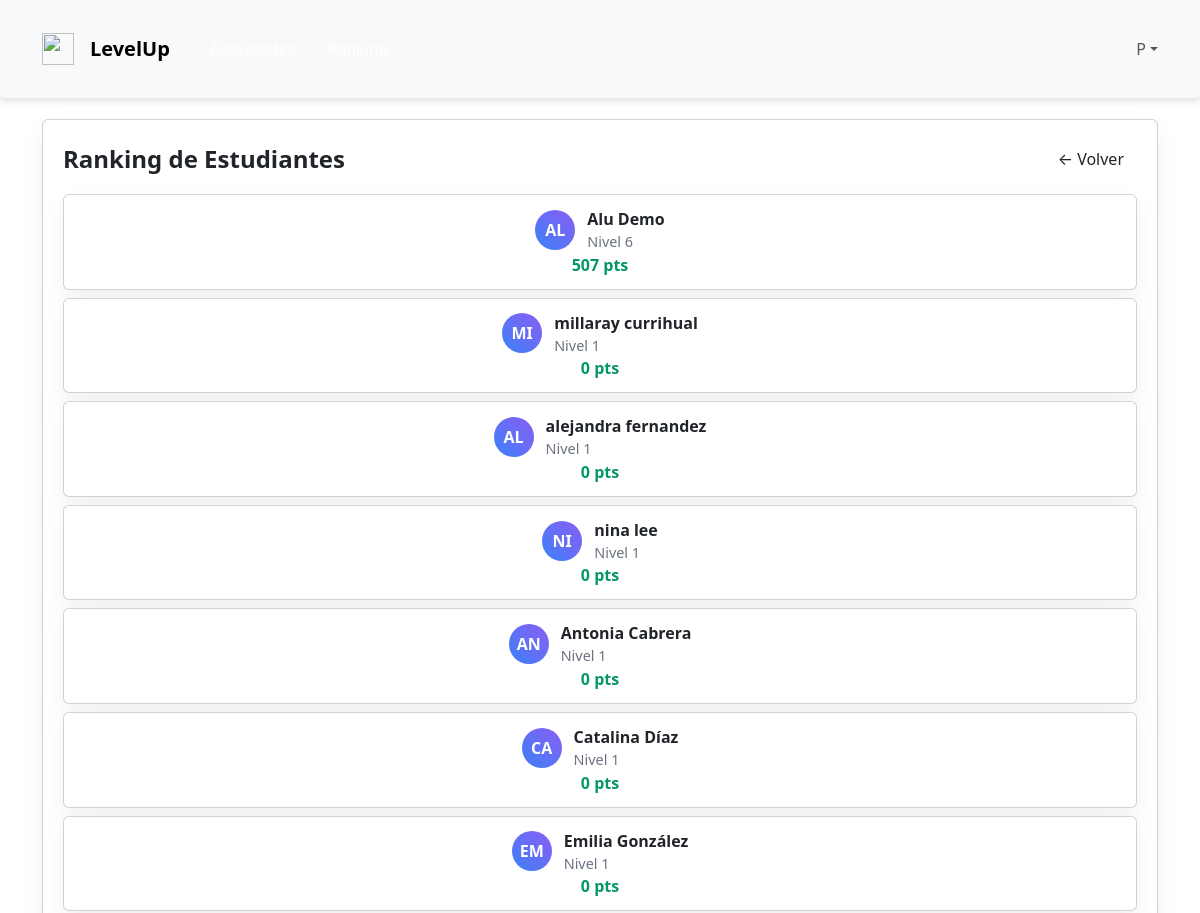
The page /ranking/ (signed in, upper part) on the database as committed earlier.
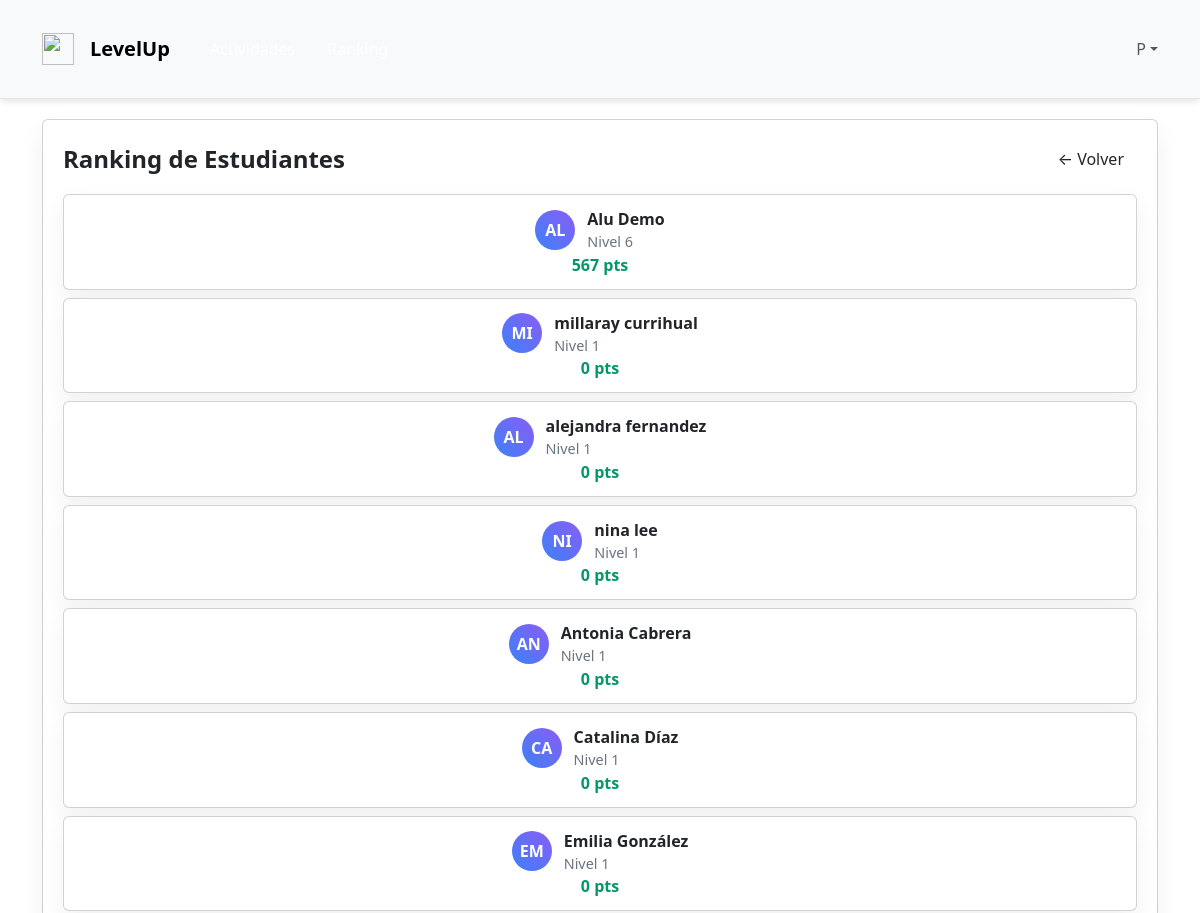
The same page on the database as committed later.
### LevelUp/models.py (models this page shows, shortened)
class Estudiante(models.Model):
    usuario = models.OneToOneField(Usuario, on_delete=models.CASCADE, primary_key=True)
    nivel = models.IntegerField(default=1)
    curso = models.CharField(max_length=50)
    puntos = models.IntegerField(default=0)
    medallas = models.IntegerField(default=0)

class Usuario(AbstractUser):
    class Rol(models.TextChoices):
        ESTUDIANTE    = "ESTUDIANTE", "Estudiante"
        DOCENTE       = "DOCENTE", "Docente"
        ADMINISTRADOR = "ADMINISTRADOR", "Administrador"
    rol = models.CharField(
        max_length=20,
        choices=Rol.choices,
        default=Rol.ESTUDIANTE,
    )
    rut = models.CharField(max_length=12, unique=True, validators=[validar_formato_rut])
    email = models.EmailField(max_length=128, unique=True)
    rol = models.CharField(max_length=20, choices=Rol.choices)

### LevelUp/views.py (the view)
# urls.py: path("ranking/", views.ranking_view, name="ranking"),
@login_required
def ranking_view(request):
    estudiantes_top = Estudiante.objects.order_by("-puntos").select_related("usuario")[:20]
    return render(request, "LevelUp/ranking.html", {"estudiantes_top": estudiantes_top})

### LevelUp/templates/LevelUp/ranking.html (shortened to what this page needs)
{% extends "LevelUp/base.html" %}
{% block content %}
<main class="min-h-screen">
  <div class="container">
    <div class="card">
      <div class="card-content">
        <div style="display:flex; justify-content:space-between; align-items:center;">
          <h1 style="margin:0; font-size:1.5rem; font-weight:800;">Ranking de Estudiantes</h1>
          <a href="{% url 'home' %}" class="btn btn-outline">← Volver</a>
        </div>
        <ul style="list-style:none; padding:0; margin:1rem 0 0; display:grid; gap:.5rem;">
          {% for e in estudiantes_top %}
            <li class="card" style="padding:.75rem 1rem; display:flex; align-items:center; justify-content:space-between;">
              <div style="display:flex; align-items:center; gap:.75rem;">
                <div class="leaderboard-avatar">
                  {{ e.usuario.first_name|default:e.usuario.username|slice:":2"|upper }}
                </div>
                <div>
                  <div style="font-weight:600;">
                    {{ e.usuario.get_full_name|default:e.usuario.username }}
                  </div>
                  <div style="color:#6b7280; font-size:.9rem;">Nivel {{ e.nivel|default:1 }}</div>
                </div>
              </div>
              <div class="leaderboard-points">{{ e.puntos|default:0 }} pts</div>
            </li>
          {% empty %}
            <div class="msg info">Aún no hay estudiantes con puntaje.</div>
          {% endfor %}
        </ul>
      </div>
    </div>
  </div>
</main>
{% endblock %}

Rows that differ between the two databases and show on the page:
changed Estudiante "Alu Demo": puntos "507" → "567"
